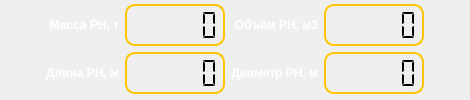
     <widget class="QWidget" name="tab_13">
      <attribute name="title">
       <string>Ступень III</string>
      </attribute>
      <layout class="QGridLayout" name="gridLayout_26">
       <property name="leftMargin">
        <number>3</number>
       </property>
       <property name="topMargin">
        <number>3</number>
       </property>
       <property name="rightMargin">
        <number>3</number>
       </property>
       <property name="bottomMargin">
        <number>3</number>
       </property>
       <item row="0" column="0">
        <widget class="QWidget" name="widget_5" native="true">
         <layout class="QGridLayout" name="gridLayout_32">
          <property name="leftMargin">
           <number>3</number>
          </property>
          <property name="topMargin">
           <number>1</number>
          </property>
          <property name="rightMargin">
           <number>3</number>
          </property>
          <property name="bottomMargin">
           <number>3</number>
          </property>
          <item row="2" column="2">
           <widget class="QLCDNumber" name="out_l_5">
            <property name="minimumSize">
             <size>
              <width>100</width>
              <height>0</height>
             </size>
            </property>
            <property name="font">
             <font>
              <pointsize>14</pointsize>
              <bold>false</bold>
             </font>
            </property>
            <property name="styleSheet">
             <string notr="true">
  border: 2px solid rgb(255, 197, 0);
  border-width: 2px;
  border-radius: 10px;

</string>
            </property>
            <property name="frameShape">
             <enum>QFrame::StyledPanel</enum>
            </property>
            <property name="frameShadow">
             <enum>QFrame::Plain</enum>
            </property>
            <property name="lineWidth">
             <number>3</number>
            </property>
            <property name="smallDecimalPoint">
             <bool>true</bool>
            </property>
            <property name="segmentStyle">
             <enum>QLCDNumber::Flat</enum>
            </property>
           </widget>
          </item>
          <item row="0" column="5">
           <widget class="QLCDNumber" name="out_w_5">
            <property name="minimumSize">
             <size>
              <width>100</width>
              <height>0</height>
             </size>
            </property>
            <property name="font">
             <font>
              <pointsize>14</pointsize>
              <bold>false</bold>
             </font>
            </property>
            <property name="styleSheet">
             <string notr="true">
  border: 2px solid rgb(255, 197, 0);
  border-width: 2px;
  border-radius: 10px;

</string>
            </property>
            <property name="frameShape">
             <enum>QFrame::StyledPanel</enum>
            </property>
            <property name="frameShadow">
             <enum>QFrame::Plain</enum>
            </property>
            <property name="lineWidth">
             <number>3</number>
            </property>
            <property name="smallDecimalPoint">
             <bool>true</bool>
            </property>
            <property name="segmentStyle">
             <enum>QLCDNumber::Flat</enum>
            </property>
           </widget>
          </item>
          <item row="2" column="1">
           <widget class="QLabel" name="l_6">
            <property name="font">
             <font>
              <bold>true</bold>
             </font>
            </property>
            <property name="styleSheet">
             <string notr="true">color: rgb(255, 255, 255);</string>
            </property>
            <property name="text">
             <string>Длина РН, м</string>
            </property>
            <property name="alignment">
             <set>Qt::AlignRight|Qt::AlignTrailing|Qt::AlignVCenter</set>
            </property>
           </widget>
          </item>
          <item row="0" column="1">
           <widget class="QLabel" name="m_6">
            <property name="font">
             <font>
              <bold>true</bold>
             </font>
            </property>
            <property name="styleSheet">
             <string notr="true">color: rgb(255, 255, 255);</string>
            </property>
            <property name="text">
             <string>Масса РН, т</string>
            </property>
            <property name="alignment">
             <set>Qt::AlignRight|Qt::AlignTrailing|Qt::AlignVCenter</set>
            </property>
           </widget>
          </item>
          <item row="2" column="4">
           <widget class="QLabel" name="d_6">
            <property name="font">
             <font>
              <bold>true</bold>
             </font>
            </property>
            <property name="styleSheet">
             <string notr="true">color: rgb(255, 255, 255);</string>
            </property>
            <property name="text">
             <string>Диаметр РН, м</string>
            </property>
            <property name="alignment">
             <set>Qt::AlignRight|Qt::AlignTrailing|Qt::AlignVCenter</set>
            </property>
           </widget>
          </item>
          <item row="0" column="2">
           <widget class="QLCDNumber" name="out_m_5">
            <property name="minimumSize">
             <size>
              <width>100</width>
              <height>0</height>
             </size>
            </property>
            <property name="font">
             <font>
              <pointsize>14</pointsize>
              <bold>false</bold>
             </font>
            </property>
            <property name="styleSheet">
             <string notr="true">
  border: 2px solid rgb(255, 197, 0);
  border-width: 2px;
  border-radius: 10px;

</string>
            </property>
            <property name="frameShape">
             <enum>QFrame::StyledPanel</enum>
            </property>
            <property name="frameShadow">
             <enum>QFrame::Plain</enum>
            </property>
            <property name="lineWidth">
             <number>3</number>
            </property>
            <property name="smallDecimalPoint">
             <bool>true</bool>
            </property>
            <property name="segmentStyle">
             <enum>QLCDNumber::Flat</enum>
            </property>
           </widget>
          </item>
          <item row="2" column="5">
           <widget class="QLCDNumber" name="out_d_5">
            <property name="minimumSize">
             <size>
              <width>100</width>
              <height>0</height>
             </size>
            </property>
            <property name="font">
             <font>
              <pointsize>14</pointsize>
              <bold>false</bold>
             </font>
            </property>
            <property name="styleSheet">
             <string notr="true">
  border: 2px solid rgb(255, 197, 0);
  border-width: 2px;
  border-radius: 10px;

</string>
            </property>
            <property name="frameShape">
             <enum>QFrame::StyledPanel</enum>
            </property>
            <property name="frameShadow">
             <enum>QFrame::Plain</enum>
            </property>
            <property name="lineWidth">
             <number>3</number>
            </property>
            <property name="smallDecimalPoint">
             <bool>true</bool>
            </property>
            <property name="segmentStyle">
             <enum>QLCDNumber::Flat</enum>
            </property>
           </widget>
          </item>
          <item row="2" column="6">
           <spacer name="horizontalSpacer_9">
            <property name="orientation">
             <enum>Qt::Horizontal</enum>
            </property>
            <property name="sizeHint" stdset="0">
             <size>
              <width>40</width>
              <height>20</height>
             </size>
            </property>
           </spacer>
          </item>
          <item row="0" column="4">
           <widget class="QLabel" name="w_6">
            <property name="font">
             <font>
              <bold>true</bold>
             </font>
            </property>
            <property name="styleSheet">
             <string notr="true">color: rgb(255, 255, 255);</string>
            </property>
            <property name="text">
             <string>Объём РН, м3</string>
            </property>
            <property name="alignment">
             <set>Qt::AlignRight|Qt::AlignTrailing|Qt::AlignVCenter</set>
            </property>
           </widget>
          </item>
          <item row="2" column="0">
           <spacer name="horizontalSpacer_10">
            <property name="orientation">
             <enum>Qt::Horizontal</enum>
            </property>
            <property name="sizeHint" stdset="0">
             <size>
              <width>40</width>
              <height>20</height>
             </size>
            </property>
           </spacer>
          </item>
         </layout>
        </widget>
       </item>
      </layout>
     </widget>
